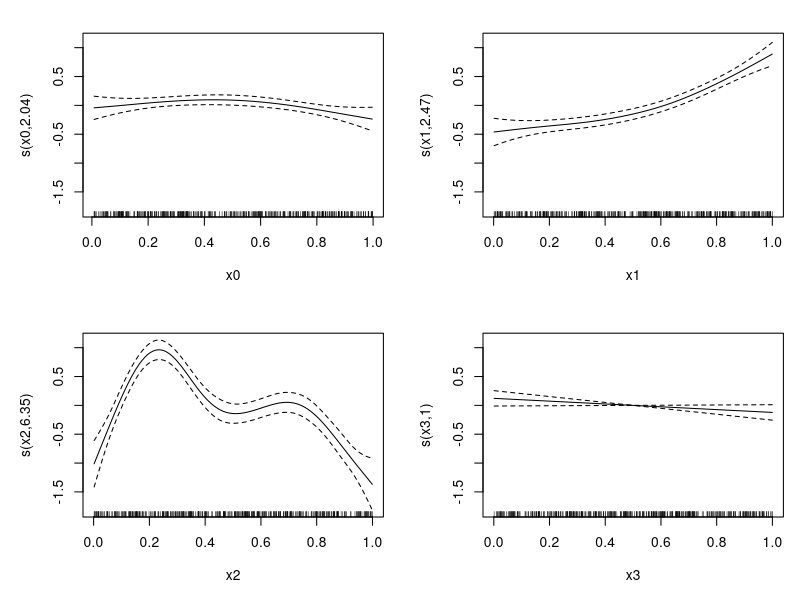
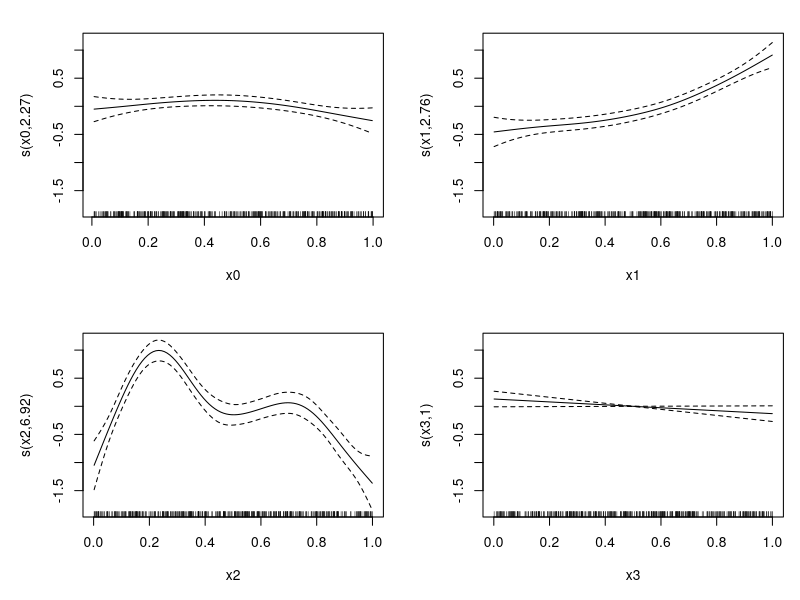

Recreate these plots in R, in order. (Note: this script raises an error after producing the figures.)
library(mgcv)
set.seed(3)
n<-400
dat <- gamSim(1,n=n)
g <- exp(dat$f/5)

## negative binomial data... 
dat$y <- rnbinom(n = g,size=3,mu=g)
## known theta fit ...
b0 <- gam(y~s(x0)+s(x1)+s(x2)+s(x3),family=negbin(3),data=dat)
plot(b0,pages=1)
print(b0)

## same with theta estimation...
b <- gam(y~s(x0)+s(x1)+s(x2)+s(x3),family=nb(),data=dat)
plot(b,pages=1)
print(b)
b$family$getTheta(TRUE) ## extract final theta estimate


## another example...
set.seed(1)
f <- dat$f
f <- f - min(f)+5;g <- f^2/10
dat$y <- rnbinom(g,size=3,mu=g)
b2 <- gam(y~s(x0)+s(x1)+s(x2)+s(x3) + offset(log(denominator)),family=nb(link="log"),
          data=dat,method="REML") 
plot(b2,pages=1)
print(b2)
rm(dat)